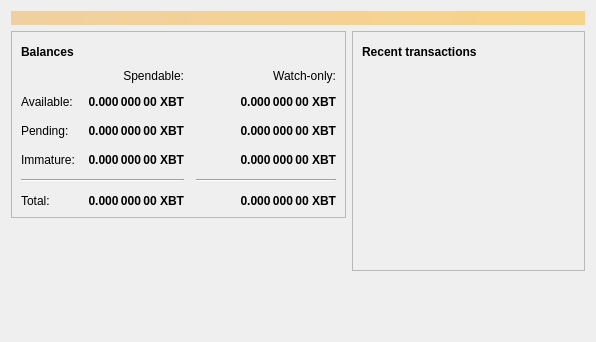
<?xml version="1.0" encoding="UTF-8"?>
<ui version="4.0">
 <class>OverviewPage</class>
 <widget class="QWidget" name="OverviewPage">
  <property name="geometry">
   <rect>
    <x>0</x>
    <y>0</y>
    <width>596</width>
    <height>342</height>
   </rect>
  </property>
  <property name="windowTitle">
   <string>Form</string>
  </property>
  <layout class="QVBoxLayout" name="topLayout">
   <item>
    <widget class="QLabel" name="labelAlerts">
     <property name="visible">
      <bool>false</bool>
     </property>
     <property name="styleSheet">
      <string notr="true">QLabel { background-color: qlineargradient(x1: 0, y1: 0, x2: 1, y2: 0, stop:0 #F0D0A0, stop:1 #F8D488); color:#000000; }</string>
     </property>
     <property name="wordWrap">
      <bool>true</bool>
     </property>
     <property name="margin">
      <number>3</number>
     </property>
     <property name="textInteractionFlags">
      <set>Qt::TextSelectableByMouse</set>
     </property>
    </widget>
   </item>
   <item>
    <layout class="QHBoxLayout" name="horizontalLayout" stretch="1,1">
     <item>
      <layout class="QVBoxLayout" name="verticalLayout_2">
       <item>
        <widget class="QFrame" name="frame">
         <property name="frameShape">
          <enum>QFrame::StyledPanel</enum>
         </property>
         <property name="frameShadow">
          <enum>QFrame::Raised</enum>
         </property>
         <layout class="QVBoxLayout" name="verticalLayout_4">
          <item>
           <layout class="QHBoxLayout" name="horizontalLayout_4">
            <item>
             <widget class="QLabel" name="label_5">
              <property name="font">
               <font>
                <weight>75</weight>
                <bold>true</bold>
               </font>
              </property>
              <property name="text">
               <string>Balances</string>
              </property>
             </widget>
            </item>
            <item>
             <widget class="QPushButton" name="labelWalletStatus">
              <property name="enabled">
               <bool>false</bool>
              </property>
              <property name="maximumSize">
               <size>
                <width>30</width>
                <height>16777215</height>
               </size>
              </property>
              <property name="toolTip">
               <string>The displayed information may be out of date. Your wallet automatically synchronizes with the Bitcoin network after a connection is established, but this process has not completed yet.</string>
              </property>
              <property name="text">
               <string/>
              </property>
              <property name="icon">
               <iconset resource="../bitcoin.qrc">
                <normaloff>:/icons/warning</normaloff>
                <disabledoff>:/icons/warning</disabledoff>:/icons/warning</iconset>
              </property>
              <property name="iconSize">
               <size>
                <width>24</width>
                <height>24</height>
               </size>
              </property>
              <property name="flat">
               <bool>true</bool>
              </property>
             </widget>
            </item>
            <item>
             <spacer name="horizontalSpacer_3">
              <property name="orientation">
               <enum>Qt::Horizontal</enum>
              </property>
              <property name="sizeHint" stdset="0">
               <size>
                <width>40</width>
                <height>20</height>
               </size>
              </property>
             </spacer>
            </item>
           </layout>
          </item>
          <item>
           <layout class="QGridLayout" name="gridLayout">
            <property name="spacing">
             <number>12</number>
            </property>
            <item row="2" column="2">
             <widget class="QLabel" name="labelWatchPending">
              <property name="font">
               <font>
                <weight>75</weight>
                <bold>true</bold>
               </font>
              </property>
              <property name="cursor">
               <cursorShape>IBeamCursor</cursorShape>
              </property>
              <property name="toolTip">
               <string>Unconfirmed transactions to watch-only addresses</string>
              </property>
              <property name="text">
               <string notr="true">0.000 000 00 XBT</string>
              </property>
              <property name="alignment">
               <set>Qt::AlignRight|Qt::AlignTrailing|Qt::AlignVCenter</set>
              </property>
              <property name="textInteractionFlags">
               <set>Qt::LinksAccessibleByMouse|Qt::TextSelectableByKeyboard|Qt::TextSelectableByMouse</set>
              </property>
             </widget>
            </item>
            <item row="2" column="1">
             <widget class="QLabel" name="labelUnconfirmed">
              <property name="font">
               <font>
                <weight>75</weight>
                <bold>true</bold>
               </font>
              </property>
              <property name="cursor">
               <cursorShape>IBeamCursor</cursorShape>
              </property>
              <property name="toolTip">
               <string>Total of transactions that have yet to be confirmed, and do not yet count toward the spendable balance</string>
              </property>
              <property name="text">
               <string notr="true">0.000 000 00 XBT</string>
              </property>
              <property name="alignment">
               <set>Qt::AlignRight|Qt::AlignTrailing|Qt::AlignVCenter</set>
              </property>
              <property name="textInteractionFlags">
               <set>Qt::LinksAccessibleByMouse|Qt::TextSelectableByKeyboard|Qt::TextSelectableByMouse</set>
              </property>
             </widget>
            </item>
            <item row="3" column="2">
             <widget class="QLabel" name="labelWatchImmature">
              <property name="font">
               <font>
                <weight>75</weight>
                <bold>true</bold>
               </font>
              </property>
              <property name="cursor">
               <cursorShape>IBeamCursor</cursorShape>
              </property>
              <property name="toolTip">
               <string>Mined balance in watch-only addresses that has not yet matured</string>
              </property>
              <property name="text">
               <string notr="true">0.000 000 00 XBT</string>
              </property>
              <property name="alignment">
               <set>Qt::AlignRight|Qt::AlignTrailing|Qt::AlignVCenter</set>
              </property>
              <property name="textInteractionFlags">
               <set>Qt::LinksAccessibleByMouse|Qt::TextSelectableByKeyboard|Qt::TextSelectableByMouse</set>
              </property>
             </widget>
            </item>
            <item row="4" column="0" colspan="2">
             <widget class="Line" name="line">
              <property name="orientation">
               <enum>Qt::Horizontal</enum>
              </property>
             </widget>
            </item>
            <item row="4" column="2">
             <widget class="Line" name="lineWatchBalance">
              <property name="sizePolicy">
               <sizepolicy hsizetype="Preferred" vsizetype="Fixed">
                <horstretch>0</horstretch>
                <verstretch>0</verstretch>
               </sizepolicy>
              </property>
              <property name="minimumSize">
               <size>
                <width>140</width>
                <height>0</height>
               </size>
              </property>
              <property name="orientation">
               <enum>Qt::Horizontal</enum>
              </property>
             </widget>
            </item>
            <item row="5" column="0">
             <widget class="QLabel" name="labelTotalText">
              <property name="text">
               <string>Total:</string>
              </property>
             </widget>
            </item>
            <item row="3" column="1">
             <widget class="QLabel" name="labelImmature">
              <property name="font">
               <font>
                <weight>75</weight>
                <bold>true</bold>
               </font>
              </property>
              <property name="cursor">
               <cursorShape>IBeamCursor</cursorShape>
              </property>
              <property name="toolTip">
               <string>Mined balance that has not yet matured</string>
              </property>
              <property name="text">
               <string notr="true">0.000 000 00 XBT</string>
              </property>
              <property name="alignment">
               <set>Qt::AlignRight|Qt::AlignTrailing|Qt::AlignVCenter</set>
              </property>
              <property name="textInteractionFlags">
               <set>Qt::LinksAccessibleByMouse|Qt::TextSelectableByKeyboard|Qt::TextSelectableByMouse</set>
              </property>
             </widget>
            </item>
            <item row="2" column="3">
             <spacer name="horizontalSpacer_2">
              <property name="orientation">
               <enum>Qt::Horizontal</enum>
              </property>
              <property name="sizeHint" stdset="0">
               <size>
                <width>40</width>
                <height>20</height>
               </size>
              </property>
             </spacer>
            </item>
            <item row="3" column="0">
             <widget class="QLabel" name="labelImmatureText">
              <property name="text">
               <string>Immature:</string>
              </property>
             </widget>
            </item>
            <item row="5" column="1">
             <widget class="QLabel" name="labelTotal">
              <property name="font">
               <font>
                <weight>75</weight>
                <bold>true</bold>
               </font>
              </property>
              <property name="cursor">
               <cursorShape>IBeamCursor</cursorShape>
              </property>
              <property name="toolTip">
               <string>Your current total balance</string>
              </property>
              <property name="text">
               <string notr="true">0.000 000 00 XBT</string>
              </property>
              <property name="alignment">
               <set>Qt::AlignRight|Qt::AlignTrailing|Qt::AlignVCenter</set>
              </property>
              <property name="textInteractionFlags">
               <set>Qt::LinksAccessibleByMouse|Qt::TextSelectableByKeyboard|Qt::TextSelectableByMouse</set>
              </property>
             </widget>
            </item>
            <item row="5" column="2">
             <widget class="QLabel" name="labelWatchTotal">
              <property name="font">
               <font>
                <weight>75</weight>
                <bold>true</bold>
               </font>
              </property>
              <property name="cursor">
               <cursorShape>IBeamCursor</cursorShape>
              </property>
              <property name="toolTip">
               <string>Current total balance in watch-only addresses</string>
              </property>
              <property name="text">
               <string notr="true">0.000 000 00 XBT</string>
              </property>
              <property name="alignment">
               <set>Qt::AlignRight|Qt::AlignTrailing|Qt::AlignVCenter</set>
              </property>
              <property name="textInteractionFlags">
               <set>Qt::LinksAccessibleByMouse|Qt::TextSelectableByKeyboard|Qt::TextSelectableByMouse</set>
              </property>
             </widget>
            </item>
            <item row="0" column="2">
             <widget class="QLabel" name="labelWatchonly">
              <property name="text">
               <string>Watch-only:</string>
              </property>
              <property name="alignment">
               <set>Qt::AlignRight|Qt::AlignTrailing|Qt::AlignVCenter</set>
              </property>
             </widget>
            </item>
            <item row="1" column="0">
             <widget class="QLabel" name="labelBalanceText">
              <property name="text">
               <string>Available:</string>
              </property>
             </widget>
            </item>
            <item row="1" column="1">
             <widget class="QLabel" name="labelBalance">
              <property name="font">
               <font>
                <weight>75</weight>
                <bold>true</bold>
               </font>
              </property>
              <property name="cursor">
               <cursorShape>IBeamCursor</cursorShape>
              </property>
              <property name="toolTip">
               <string>Your current spendable balance</string>
              </property>
              <property name="text">
               <string notr="true">0.000 000 00 XBT</string>
              </property>
              <property name="alignment">
               <set>Qt::AlignRight|Qt::AlignTrailing|Qt::AlignVCenter</set>
              </property>
              <property name="textInteractionFlags">
               <set>Qt::LinksAccessibleByMouse|Qt::TextSelectableByKeyboard|Qt::TextSelectableByMouse</set>
              </property>
             </widget>
            </item>
            <item row="1" column="2">
             <widget class="QLabel" name="labelWatchAvailable">
              <property name="font">
               <font>
                <weight>75</weight>
                <bold>true</bold>
               </font>
              </property>
              <property name="cursor">
               <cursorShape>IBeamCursor</cursorShape>
              </property>
              <property name="toolTip">
               <string>Your current balance in watch-only addresses</string>
              </property>
              <property name="text">
               <string notr="true">0.000 000 00 XBT</string>
              </property>
              <property name="alignment">
               <set>Qt::AlignRight|Qt::AlignTrailing|Qt::AlignVCenter</set>
              </property>
              <property name="textInteractionFlags">
               <set>Qt::LinksAccessibleByMouse|Qt::TextSelectableByKeyboard|Qt::TextSelectableByMouse</set>
              </property>
             </widget>
            </item>
            <item row="2" column="0">
             <widget class="QLabel" name="labelPendingText">
              <property name="text">
               <string>Pending:</string>
              </property>
             </widget>
            </item>
            <item row="0" column="1">
             <widget class="QLabel" name="labelSpendable">
              <property name="text">
               <string>Spendable:</string>
              </property>
              <property name="alignment">
               <set>Qt::AlignRight|Qt::AlignTrailing|Qt::AlignVCenter</set>
              </property>
             </widget>
            </item>
           </layout>
          </item>
         </layout>
        </widget>
       </item>
       <item>
        <spacer name="verticalSpacer">
         <property name="orientation">
          <enum>Qt::Vertical</enum>
         </property>
         <property name="sizeHint" stdset="0">
          <size>
           <width>20</width>
           <height>40</height>
          </size>
         </property>
        </spacer>
       </item>
      </layout>
     </item>
     <item>
      <layout class="QVBoxLayout" name="verticalLayout_3">
       <item>
        <widget class="QFrame" name="frame_2">
         <property name="frameShape">
          <enum>QFrame::StyledPanel</enum>
         </property>
         <property name="frameShadow">
          <enum>QFrame::Raised</enum>
         </property>
         <layout class="QVBoxLayout" name="verticalLayout">
          <item>
           <layout class="QHBoxLayout" name="horizontalLayout_2">
            <item>
             <widget class="QLabel" name="label_4">
              <property name="font">
               <font>
                <weight>75</weight>
                <bold>true</bold>
               </font>
              </property>
              <property name="text">
               <string>Recent transactions</string>
              </property>
             </widget>
            </item>
            <item>
             <widget class="QPushButton" name="labelTransactionsStatus">
              <property name="enabled">
               <bool>false</bool>
              </property>
              <property name="maximumSize">
               <size>
                <width>30</width>
                <height>16777215</height>
               </size>
              </property>
              <property name="toolTip">
               <string>The displayed information may be out of date. Your wallet automatically synchronizes with the Bitcoin network after a connection is established, but this process has not completed yet.</string>
              </property>
              <property name="text">
               <string/>
              </property>
              <property name="icon">
               <iconset resource="../bitcoin.qrc">
                <normaloff>:/icons/warning</normaloff>
                <disabledoff>:/icons/warning</disabledoff>:/icons/warning</iconset>
              </property>
              <property name="iconSize">
               <size>
                <width>24</width>
                <height>24</height>
               </size>
              </property>
              <property name="flat">
               <bool>true</bool>
              </property>
             </widget>
            </item>
            <item>
             <spacer name="horizontalSpacer">
              <property name="orientation">
               <enum>Qt::Horizontal</enum>
              </property>
              <property name="sizeHint" stdset="0">
               <size>
                <width>40</width>
                <height>20</height>
               </size>
              </property>
             </spacer>
            </item>
           </layout>
          </item>
          <item>
           <widget class="QListView" name="listTransactions">
            <property name="styleSheet">
             <string notr="true">QListView { background: transparent; }</string>
            </property>
            <property name="frameShape">
             <enum>QFrame::NoFrame</enum>
            </property>
            <property name="verticalScrollBarPolicy">
             <enum>Qt::ScrollBarAlwaysOff</enum>
            </property>
            <property name="horizontalScrollBarPolicy">
             <enum>Qt::ScrollBarAlwaysOff</enum>
            </property>
            <property name="selectionMode">
             <enum>QAbstractItemView::NoSelection</enum>
            </property>
           </widget>
          </item>
         </layout>
        </widget>
       </item>
       <item>
        <spacer name="verticalSpacer_2">
         <property name="orientation">
          <enum>Qt::Vertical</enum>
         </property>
         <property name="sizeHint" stdset="0">
          <size>
           <width>20</width>
           <height>40</height>
          </size>
         </property>
        </spacer>
       </item>
      </layout>
     </item>
    </layout>
   </item>
  </layout>
 </widget>
 <resources/>
 <connections/>
</ui>
